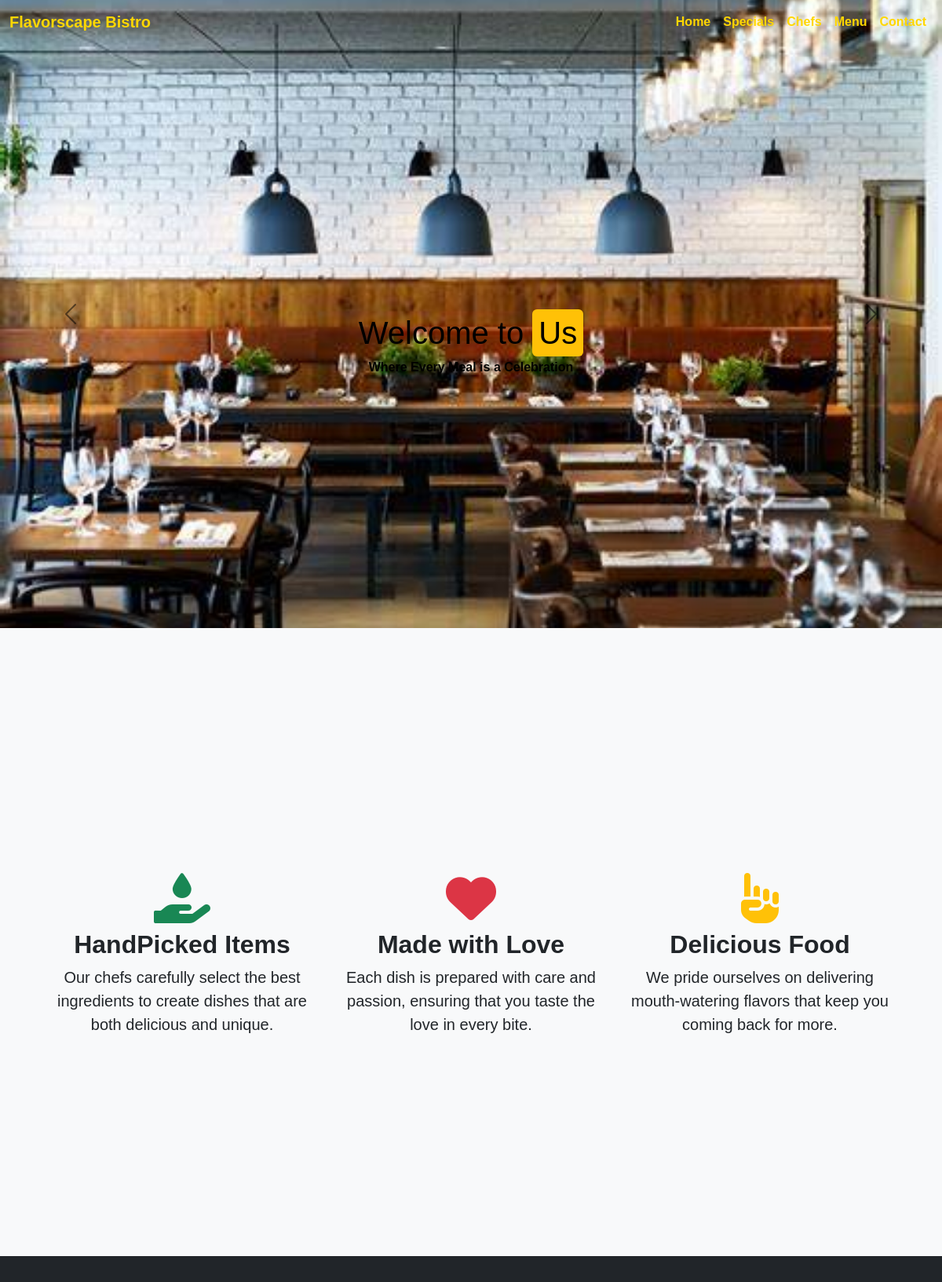
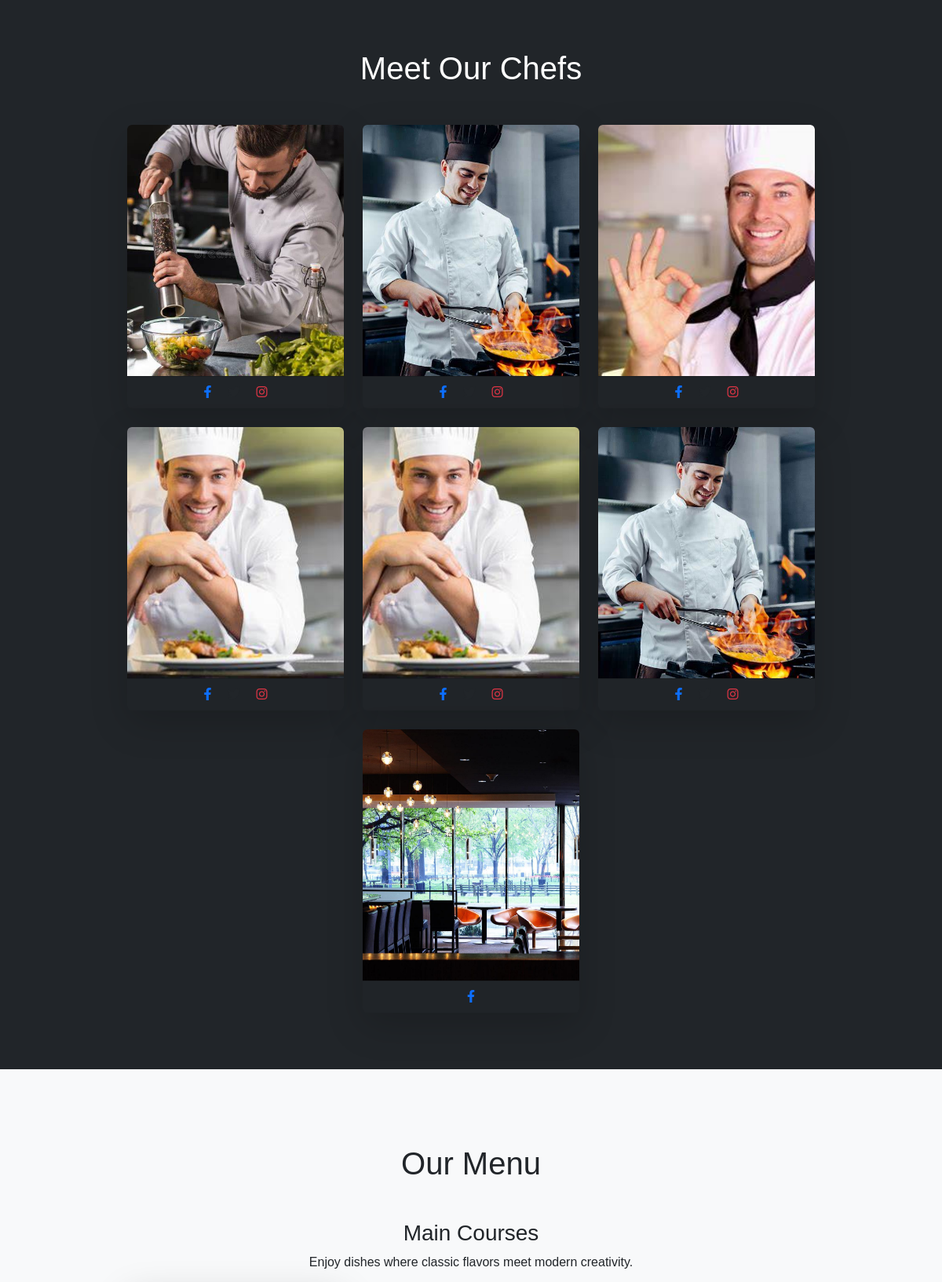
The page / (upper part) on the database its author committed (2 pictures, top to bottom).
### app/models.py (models this page shows, shortened)
class home_images(models.Model):
    image = models.ImageField(upload_to='home_images/')
    welcome_01 = models.CharField(max_length=30)
    welcome_02 = models.CharField(max_length=30)
    description = models.TextField(default='Our Restaurant')
    date = models.DateTimeField(auto_now_add=True)

class Chef(models.Model):
    name = models.CharField(max_length=100)
    description = models.TextField(default='Our Chef')
    image = models.ImageField(upload_to='chefs/', default='default_image.jpg')
    facebook_link = models.URLField(blank=True, null=True)
    instagram_link = models.URLField(blank=True, null=True)
    twitter_link = models.URLField(blank=True, null=True)

### app/views.py (the view)
# urls.py: path('', views.home, name='home'),
def home(request):
    n = request.GET.get('n', '')
    items_dict = {
        'mains': Appetizers.objects.all(),
        'mains01': Main_course.objects.all(),
        'mains02': Dessert.objects.all(),
        'mains03': Chef.objects.all(),
        'main_images': home_images.objects.all(),
        'n' : n
    }
    return render(request, "home.html", items_dict)

### templates/home.html (shortened to what this page needs)
{% load static %}
<!DOCTYPE html>
<html lang="en">
<head>
  <link href="https://cdn.jsdelivr.net/npm/bootstrap@5.3.3/dist/css/bootstrap.min.css" rel="stylesheet">
  <link rel="stylesheet" href="https://cdnjs.cloudflare.com/ajax/libs/font-awesome/6.0.0-beta3/css/all.min.css">
  <link rel="stylesheet" href="{% static 'css/styles.css' %}">
</head>
<body>
  <nav class="navbar navbar-expand-lg fixed-top">
    <div class="container-fluid">
      <a class="navbar-brand" href="#">Flavorscape Bistro</a>
      <div class="collapse navbar-collapse" id="navbarNav">
        <ul class="navbar-nav ms-auto">
          <li class="nav-item">
            <a class="nav-link active" aria-current="page" href="#">Home</a>
          </li>
          <li class="nav-item">
            <a class="nav-link" href="#specials">Specials</a>
          </li>
          <li class="nav-item">
            <a class="nav-link" href="#chefs">Chefs</a>
          </li>
          <li class="nav-item">
            <a class="nav-link" href="#menu">Menu</a>
          </li>
          <li class="nav-item">
            <a class="nav-link" href="#contact">Contact</a>
          </li>
        </ul>
      </div>
    </div>
  </nav>
<div id="restaurantCarousel" class="carousel slide" data-bs-ride="carousel">
  <div class="carousel-inner">
    {% for home in main_images %}
    <div class="carousel-item {% if forloop.first %} active {% endif %}" style="background-image: url('{{ home.image.url }}');">
      <div class="carousel-caption d-block d-md-block">
        <h1>{{ home.welcome_01 }} <span class="bg-warning p-2 rounded"> {{ home.welcome_02}} </span></h1>
        <p> {{home.description}} </p>
      </div>
    </div>
    {% endfor %}
  </div>
  <a class="carousel-control-prev" href="#restaurantCarousel" role="button" data-bs-slide="prev">
    <span class="carousel-control-prev-icon" aria-hidden="true"></span>
  </a>
  <a class="carousel-control-next" href="#restaurantCarousel" role="button" data-bs-slide="next">
    <span class="carousel-control-next-icon" aria-hidden="true"></span>
  </a>
</div>
  <section id="specials" class="bg-light">
    <div class="specials p-5" id="specials">
      <div class="container">
          <div class="grid">
              <div class="row mt-5">
                  <div class="col-md-4 text-center">
                      <i class="fa fa-hand-holding-water fa-4x text-success"></i>
                      <p class="h2 dance-font fw-bold my-2">HandPicked Items</p>
                      <p class="lead">Our chefs carefully select the best ingredients to create dishes that are both delicious and unique.</p>
                  </div>
                  <div class="col-md-4 text-center">
                      <i class="fa fa-heart fa-4x text-danger"></i>
                      <p class="h2 dance-font fw-bold my-2">Made with Love</p>
                      <p class="lead">Each dish is prepared with care and passion, ensuring that you taste the love in every bite.</p>
                  </div>
                  <div class="col-md-4 text-center">
                      <i class="fa fa-hand-point-up fa-4x text-warning"></i>
                      <p class="h2 dance-font fw-bold my-2">Delicious Food</p>
                      <p class="lead">We pride ourselves on delivering mouth-watering flavors that keep you coming back for more.</p>
                  </div>
              </div>
          </div>
      </div>
  </div>
  </section>
  <section id="chefs" class="bg-dark text-white py-5 h-100 m-auto">
    <div class="container w-75">
      <h1 class="text-center my-5">Meet Our Chefs</h1>
      <div class="row">
        {% for chef in  mains03 %}
        <div class="col-md-6 col-lg-4 mb-4 mx-auto">
          <div class="card bg-dark text-light shadow-lg m-auto" style="position: relative;">
            <img src="{{ chef.image.url }}" alt="{{ chef.name }}" class="card-img-top img-fluid">
            <div class="card-footer text-center">
              {% if chef.facebook_link %}
              <a href="{{ chef.facebook_link }}" class="text-decoration-none text-primary mx-2"><i class="fab fa-facebook-f"></i></a>
              {% endif %}
              {% if chef.twitter_link %}
              <a href="{{ chef.twitter_link }}" class="text-decoration-none text-dark mx-2"><i class="fab fa-twitter"></i></a>
              {% endif %}
              {% if chef.instagram_link %}
              <a href="{{ chef.insatgram_link }}" class="text-decoration-none text-danger mx-2"><i class="fab fa-instagram"></i></a>
              {% endif %}
            </div>
          </div>
        </div>
        {% endfor %}
  </section>
  <section id="menu" class="bg-light text-dark py-5 h-100">
    <div class="container w-75">
      <h1 class="text-center my-5">Our Menu</h1>
       {% if mains01 %}
      <div class="mb-5">
        <h3 class="text-center">Main Courses</h3>
        <p class="text-center">Enjoy dishes where classic flavors meet modern creativity.</p>
      </div>
      {% endif %}
    </div>
  </section>
</body>
</html>

### static/css/styles.css (style rules this page uses)
body { font-family: Arial, sans-serif; background-color: #f8f9fa; }
.navbar-brand, .nav-link { color: #FFD700 !important; font-weight: bold; }
.carousel-item { height: 100vh; background-size: cover; background-position: center; }
.carousel-caption { height: 50%; margin: auto; color: #000; font-weight: bold; }
.carousel-control-prev-icon, .carousel-control-next-icon { filter: invert(1); }
section { height: 100vh; display: flex; justify-content: center; align-items: center; }
.card { overflow: hidden; border: none; width: 100%; }
.card-img-top { object-fit: cover; height: 20rem; }
.card-footer { position: relative; z-index: 1; }

### rows shown on the page
home_images: image (picture), welcome_01 "Welcome to", welcome_02 "Us", description "Where Every Meal is a Celebration"
Chef: image (picture)
Chef: image (picture)
Chef: image (picture)
Chef: image (picture)
Chef: image (picture)
Chef: image (picture)
Chef: image (picture)
